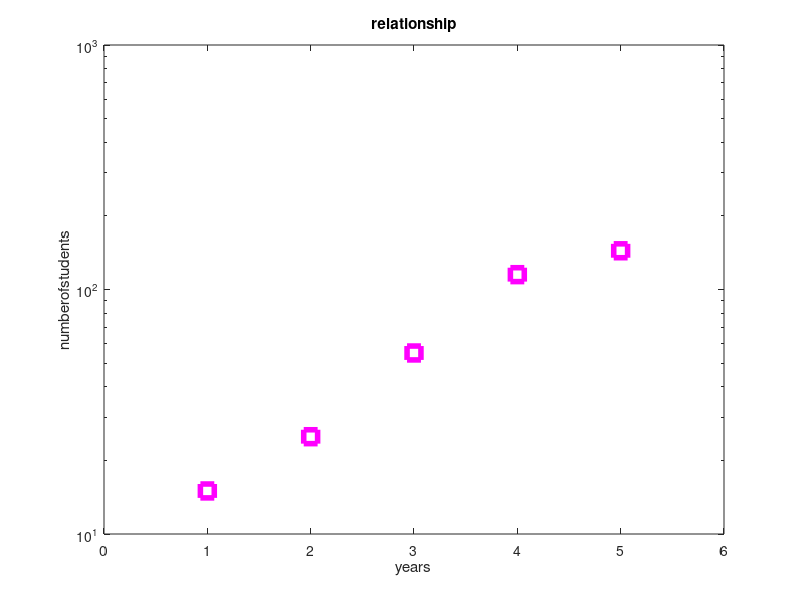

Write the MATLAB code that produced this figure.

y = [ 15 25 55 115 144];
semilogy(y,'squarem','Markersize',10,'LineWidth',4);
xlim([0 6]);
xlabel('years');
ylabel('numberofstudents');
title('relationship');
